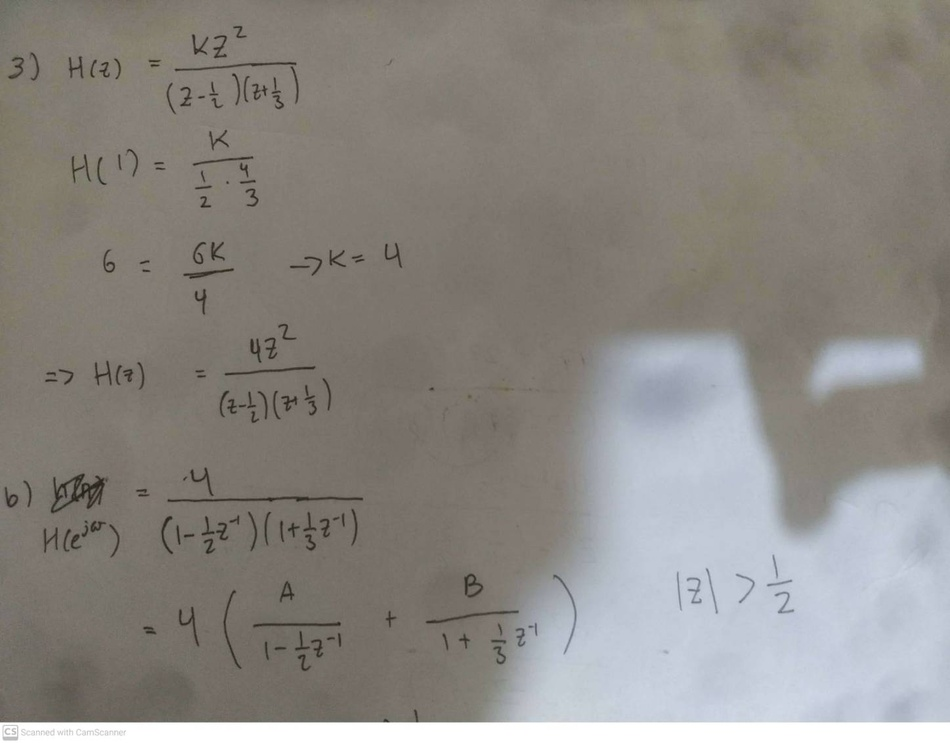
#> input picture img/296566.jpg, 950 x 743 px, shrunk from 1447 x 1132 before the run
$ jupyter execute Image_Preporcessing-Copy1.ipynb   (older library calls are emulated)
#> lines starting #> are read from the running program, lines starting #| are printed output that depends on the picture; after the words box and inside, x2 and y2 are one past the last pixel; in counts of white or black regions, pixels touching at a corner belong together
[cell 1]
import cv2
import numpy as np
import matplotlib.pyplot as plt
import PIL
from scipy.signal import savgol_filter
from os import getcwd, mkdir
from os.path import abspath
from time import time
print(abspath(""))
IMG_DIRPATH = "../../img/"

# Picture Plotting Utility Function

[cell 2]
def showPicture(pixels, isRGB, caption=""):
    if isRGB:
        fig = plt.figure()
        plt.axis("off")
        img_RGB = cv2.cvtColor(pixels, cv2.COLOR_BGR2RGB)
        fig.text(.5, 0.12, caption, ha = 'center',)
        plt.imshow(img_RGB)
        plt.show()
    else:
        fig = plt.figure()
        plt.axis("off")
        fig.text(.5, 0.12, caption, ha = 'center',)
        plt.imshow(pixels, cmap='gray', vmin=0, vmax=255)
        plt.show()

# Shadow Removal Class

[cell 3]
class ShadowRemoval():
  def __init__(self, img):
    self.img = img
    self.kernel = np.ones((7, 7), np.uint8)
    self.output = None

  def backgroudRemoval(self):
    fgbg = cv2.bgsegm.createBackgroundSubtractorMOG()
    self.output = fgbg.apply(self.img.pixels)

  def remove(self, iterations=1):
    rgb_planes = cv2.split(self.img.pixels)
    result_norm_planes = []
    for plane in rgb_planes:
        dilated_img = cv2.dilate(plane, np.ones((11,11), np.uint8))
        bg_img = cv2.medianBlur(dilated_img, 21)
        diff_img = 255 - cv2.absdiff(plane, bg_img)
        norm_img = cv2.normalize(diff_img,None, alpha=0, beta=255, norm_type=cv2.NORM_MINMAX, dtype=cv2.CV_8UC1)
        result_norm_planes.append(norm_img)
    shadowremov = cv2.merge(result_norm_planes)
    self.output = shadowremov


  def update(self):
    self.img.pixels = self.output

# Image Class

[cell 4]
class Image():
    def __init__(self, filename) -> None:
#> called with filename = '../../img/296566.jpg'
        self.pixels = cv2.imread(filename)
#> self.pixels is the input picture: shape (743, 950, 3); mean B, G, R 131.7, 136.5, 140.3
        self.backup = None

    def toGrayscale(self):
      self.pixels = cv2.cvtColor(self.pixels, cv2.COLOR_BGR2GRAY)
#> self.pixels: shape (743, 950)

    def invertColor(self, thresh):
      min = 0
      max = thresh
      ny, nx = np.shape(self.pixels)
      for i in range(ny):
        for j in range(nx):
          if min <= self.pixels[i][j] <= max:
            self.pixels[i][j] = 255
          else:
            self.pixels[i][j] = 0

    def accentPicture(self, iterations=1):
      self.pixels = cv2.erode(self.pixels, np.ones((7,7), np.uint8), iterations=iterations)

    def doBackup(self):
      self.backup = np.copy(self.pixels)

    def restart(self):
      self.pixels = np.copy(self.backup)

    # [6 lines left out: function show, not called in this run]

# Image preprocess
1. Remove Shadow

---

2. Convert to grayscale

---

3. Invert color (background will be black __(0)__ text will be white __(255)__)

[cell 5]
FILENAME = "296566.jpg"
try:
    mkdir(abspath("../../out/{}".format(FILENAME)))
except Exception as e:
    print(e)

[cell 6]
IMG_FILEPATH = IMG_DIRPATH + FILENAME

[cell 7]
# load image
img2 = Image(IMG_FILEPATH)
img2.toGrayscale()

[cell 8]
showPicture(img2.pixels, True)

[cell 9]
shr2 = ShadowRemoval(img2)
shr2.remove()
#> the loop in remove, `for plane in rgb_planes:` made 1 pass
#> pass 1, in remove, `diff_img = 255 - cv2.absdiff(plane, bg_img)`:
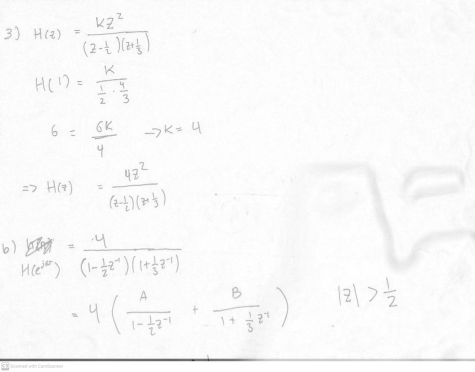
#> diff_img: shape (743, 950) (shown at 1/2 size); min 44, max 255, mean 249.1
#> after the loop in remove, `for plane in rgb_planes:`:
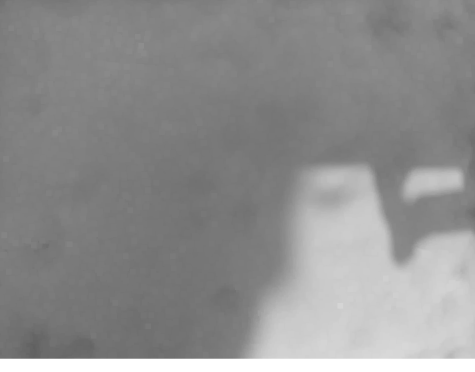
#> dilated_img: shape (743, 950) (shown at 1/2 size); min 95, max 255, mean 142.9
#> after the loop in remove, `for plane in rgb_planes:`: result_norm_planes = 1 item

[cell 10]
showPicture(shr2.output, True)

Hasil shadow removal

[cell 11]
shr2.update()
#img2.accentPicture()

[cell 12]
showPicture(img2.pixels, True)

[cell 13]
p = cv2.dilate(img2.pixels, np.ones((3,3), np.uint8), iterations=5)
# p = cv2.erode(p, np.ones((7,7), np.uint8), iterations=5)

[cell 14]
showPicture(p, True)

[cell 15]
diff_img = 255 - cv2.absdiff(img2.pixels, p)
norm_img = cv2.normalize(diff_img,None, alpha=0, beta=255, norm_type=cv2.NORM_MINMAX, dtype=cv2.CV_8UC1)

[cell 16]
showPicture(norm_img, True)

[cell 17]
q = np.copy(img2.pixels)

[cell 18]
# [6 lines of commented-out code are left out]

[cell 19]
showPicture(q, True)

[cell 20]
img2.pixels = q[:]

# Image pixels density graph

[cell 21]
import seaborn as sns
def plotDensity(img):
  x = img2.pixels.reshape(1, -1)[0]
  sns.set_style('whitegrid')
  plt.xlim(0, 255)
  X, Y = sns.kdeplot(x, bw=0.5, gridsize=500).get_lines()[0].get_data()
  return X, Y

[cell 22]
plotDensity(img2.pixels)
#> in plotDensity, `X, Y = sns.kdeplot(x, bw=0.5, gridsize=500).get_lines()[0].get_data()`: X = 500 values from -21.02 to 276; Y = 500 values, max 0.0505 at index 456, min 1.52e-09 at index 0, mean 0.00336
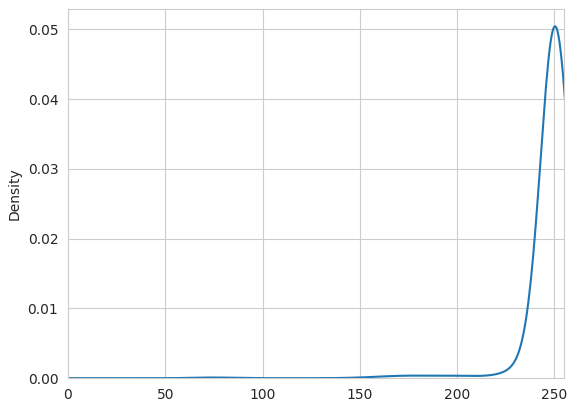
#> figure drawn by matplotlib, 1 panel; curve peaks at x = 250.4, y = 0.0505

# Image Thresholding

[cell 23]
def fromPixelsToHistogram(img):
    id = np.array([i for i in range(0, 256)])
    x = np.array([0 for i in range(0, 256)])
    Y = img.pixels.reshape(1, -1)[0] # change matrix into an array

    for pix_val in Y:
      x[pix_val] += 1
    window = 21
    order = 2

    x_smoothen = savgol_filter(x, window, order)
    x_smoothen[x_smoothen<0] = 0
    x_smoothen /= len(Y)
    return np.round(x_smoothen, 5)

def findPeak(x):
  # just find the maximum value between 0 - 200
  peak = [0, 0]
  for i in range(200):
    if peak[1] < x[i]:
      peak = [i, x[i]]

  return peak

def fromPeakToThreshold(X, realPeak, max_dist_percentage=0.1):
    def findValley():
      valley = 1
      for i in range(realPeak[0], 201):
        valley = min(valley, X[i])

      digit = 0
      mult = 1
      temp = valley * 1
      while temp < 1:
        temp *= 10
        mult *= 10
        digit += 1

      return valley, mult, digit

    i = realPeak[0]
    valley, mult, digit = findValley()

    thresh = 200 # if not found any valley, therefore always monotonic decrease, then the thresh value would be the biggest possible pixel value
    thresh_val = round(valley + (1 / mult), digit)
    for i in range(i + 1, 201):
      print(i, X[i])
      if X[i - 1] > X[i] and X[i + 1] > X[i]:

        if X[i] <= thresh_val:
          thresh = i

      last_value = X[i]
      i += 1


    return thresh

[cell 24]
X = fromPixelsToHistogram(img2)
#> the loop in fromPixelsToHistogram, `for pix_val in Y:` made 705850 passes
#> pix_val on passes 1 to 3: 247, 248, 251
#> after the loop in fromPixelsToHistogram, `for pix_val in Y:`: x = 256 values, max 137350 at index 251, min 0 at index 2, mean 2757.2
#> in fromPixelsToHistogram, `x_smoothen = savgol_filter(x, window, order)`: x_smoothen = 256 values, max 76505.4 at index 255, min -3514.5 at index 240, mean 2623.9
#> in fromPixelsToHistogram, `x_smoothen /= len(Y)`: x_smoothen = 256 values, max 0.108 at index 255, min 0 at index 11, mean 0.00376
#> X = 256 values, max 0.108 at index 255, min 0 at index 0, mean 0.00376

[cell 25]
peak = findPeak(X)
#> the loop in findPeak, `for i in range(200):` made 200 passes
#> peak on passes 58, 60, 63, 64, 66, 67, 68, 69: [57, 1e-05], [59, 2e-05], [62, 4e-05], [63, 5e-05], [65, 6e-05], [66, 7e-05], [67, 8e-05], [68, 0.0001]
#> peak = [173, 0.00042]

[cell 26]
peak
#> Out = [173, 0.00042]

[cell 27]
thresh = fromPeakToThreshold(X, peak)
#> in fromPeakToThreshold, `i = realPeak[0]`: i = 173
#> the loop in findValley, `for i in range(realPeak[0], 201):` made 28 passes
#> valley on passes 1 to 8: 0.00042, 0.00042, 0.00042, 0.0004, 0.00039, 0.00039, 0.00039, 0.00037
#> in findValley, `temp = valley * 1`: temp = 0.00031
#> the loop in findValley, `while temp < 1:` made 4 passes
#> (temp, mult) on passes 1 to 4: (0.0031, 10), (0.031, 100), (0.31, 1000), (3.1, 10000)
#> after the loop in findValley, `while temp < 1:`: digit = 4; mult = 10000; temp = 3.1
#> in fromPeakToThreshold, `valley, mult, digit = findValley()`: valley = 0.00031; mult = 10000; digit = 4
#> in fromPeakToThreshold, `thresh_val = round(valley + (1 / mult), digit)`: thresh_val = 0.0004
#> the loop in fromPeakToThreshold, `for i in range(i + 1, 201):` made 27 passes
#> (printed output is left out)
#> thresh = 194

[cell 28]
thresh
#> Out = 194

[cell 29]
thresh
#> Out = 194

[cell 30]
# run this to backup image
img2.doBackup()

[cell 31]
showPicture(img2.backup, True)

# Invert Image and Save Result

[cell 32]
start_time = time()
img2.invertColor(thresh)
#> after the loop in invertColor, `for i in range(ny):`:
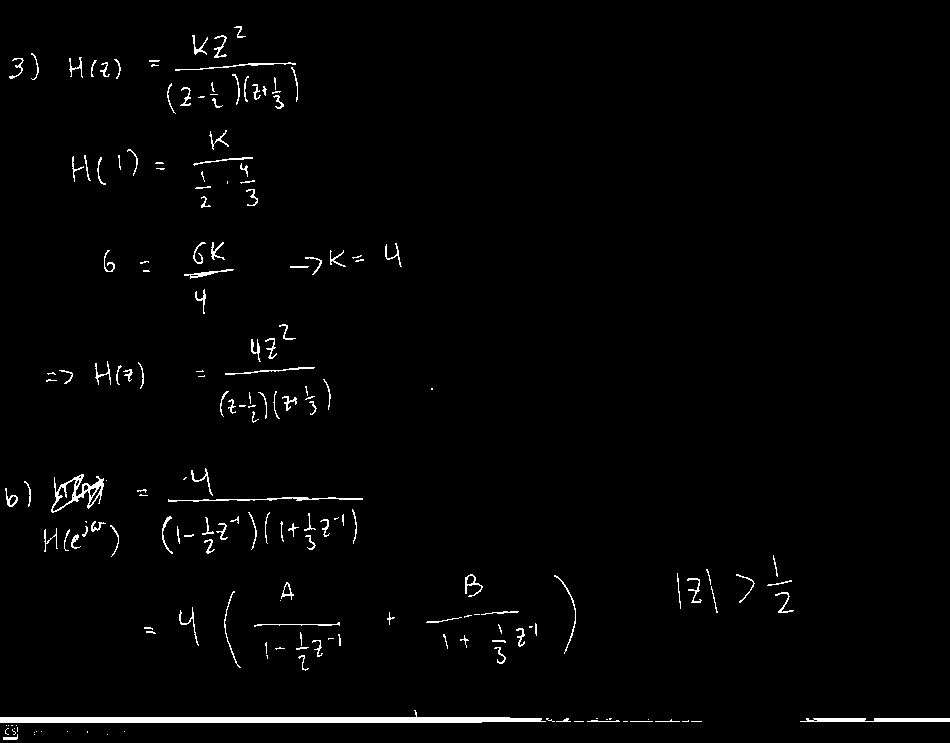
#> self.pixels: shape (743, 950); 1.7% white; 186 white regions (68 under 20 px), largest, box (x1, y1, x2, y2) and area: (0, 710, 546, 723) 3174, (51, 474, 104, 513) 600, (800, 718, 950, 722) 544
end_time = time()
print((end_time - start_time) * 1000, "ms")

[cell 33]
showPicture(img2.pixels, True)

[cell 34]
# save result in root/out
path = abspath("..\..\out\{}\/frame_out.png").format(FILENAME)
img_new = PIL.Image.fromarray(img2.pixels, mode="L")
img_new.save(path, mode="L")

[cell 35]
#img2.accentPicture()

[cell 36]
# save result in root/out
path = abspath("..\..\out\{}\/frame_out_accent.png").format(FILENAME)

img_new = PIL.Image.fromarray(img2.pixels, mode="L")
img_new.save(path, mode="L")

[cell 37]
# run this to restart images to last state
# img2.restart()

[cell 38]
showPicture(img2.pixels, True)

# Bounding Box
Bounding box is the the smallest rectangles that encapsulate an object (for our case is a number)
To find bounding box, first find all connected pixels, then from connected pixels store the minP and maxP. Then from there, we can construct the bounding box

Algorithm Complexity is:
Time : $O(NM * log(N_{object}))$
Space : $O(min(N, M) + N_{object})$

[cell 39]
class Node():
  def __init__(self, id : int, pos : list[list[int]]):
    self.root = None
    self.id   = id
    self.pos  = pos

  def getRoot(self) -> "Node":
    node = self
    while (node.root != None):
      node = node.root

    return node

  def getID(self) -> int:
    return self.getRoot().id

  def __eq__(self, __o: object) -> bool:
    # would run in O(N_OBJ) time
    if type(self) == type(__o):
      return self.getID() == __o.getID()

    else:
      return False

  def updateValue(self, new_value : list[int], fnc) -> None:
    root = self.getRoot()
    fnc(root.pos, new_value)

  @classmethod
  def resolvedNodeConflict(cls, roots: list["Node"], resolve_fnc) -> None:
    # nodes will have max length of 4, and getRoot would need log(N_OBJ)
    # therefore will run in log(N_OBJ) time
    newRootVal = resolve_fnc(roots)
    newID = roots[-1].id # random new ID

    newRoot = cls(newID, newRootVal)

    for root in roots:
      root.root = newRoot
      root.pos = None

    return newID

[cell 40]
class BoundingBox():
    def __init__(self, pixels):
        self.img = pixels
        self.objects = [] # list of shape
        self.result = np.copy(pixels)

    def find(self):
        # search object
        self.__searchObjects()
        # then create bounding box using data from self.objects
        self.__createBoudingBox()

    def resolveFunc(self, roots):
      ref = roots[0].pos
      for i in range(1, len(roots)):
        self.updateFunc(ref, roots[i].pos)

      return ref

    def updateFunc(self, obj, new_loc : list[list[object]]):
      # In place change the object data
      if len(new_loc) == 1:
          new_loc_i1, new_loc_j1 = new_loc[0]
          new_loc_i2 = new_loc_i1
          new_loc_j2 = new_loc_j1
      else:
          [new_loc_i1, new_loc_j1], [new_loc_i2, new_loc_j2] = new_loc

      [min_i, min_j], [max_i, max_j] = obj

      obj[0][0] = min(new_loc_i1, min_i)
      obj[0][1] = min(new_loc_j1, min_j)
      obj[1][0] = max(new_loc_i2, max_i)
      obj[1][1] = max(new_loc_j2, max_j)

    def __updateObject(self, member_id : int, *new_loc : tuple[int]):
        obj_node : Node = self.objects[member_id - 1]
        obj_node.updateValue([new_loc], self.updateFunc)

    def __resolvedConflict(self, roots : list[Node]):
      return Node.resolvedNodeConflict(roots, self.resolveFunc)

    def __createObject(self, *location):
        location = list(location)
        new_node = Node(len(self.objects) + 1, [location, location[:]])
        self.objects.append(new_node)
        return new_node.id

    def __searchObjects(self):
        n_i, n_j = np.shape(self.img)
        # upper stram and box consist of member_id of each pixels. Member_id indicate which object this pixels belong to
        # upper_stream holds data for all pixels on the upper side of current pixel
        # box holds data for pixel on the left of current pixel
        # the smallest id is 1, 0 -> no member
        upper_stream = [0 for i in range(n_j)]
        box = 0
        # scan each pixels, going from upper left to lower right
        for i in range(n_i):
          for j in range(n_j):
            if self.img[i][j] == 0:
              if box != 0:
                upper_stream[j - 1] = box
                box = 0
              continue
            # because going from upper left to lower right, only need to check pixel from upper and left
            conflict = False
            dict = {box : True} if box != 0 else {}

            # check upper if exist
            if i - 1 >= 0:
              for k in range(j - 1, j + 2):
                if k < n_j and self.img[i - 1][k] != 0:
                    if dict.get(upper_stream[k], False) == True:
                      continue
                    if len(dict) == 0:
                      dict[upper_stream[k]] = True

                    # Check for conflict
                    elif len(dict) == 1:
                      roots = []
                      id1 = list(dict.keys())[0]
                      id2 = upper_stream[k]

                      root1 = self.objects[id1 - 1].getRoot()
                      root2 = self.objects[id2 - 1].getRoot()
                      if (root1 != root2):
                        conflict = True
                        roots.append(root1)
                        roots.append(root2)
                        dict[upper_stream[k]] = True

                    elif len(dict) > 1:
                      id3 = upper_stream[k]
                      root3 = self.objects[id3 - 1].getRoot()
                      for root in roots:
                        if (root != root3):
                          roots.append(root3)
                          dict[upper_stream[k]] = True

            if len(dict) == 0:
                # create new object
                member_id = self.__createObject(i, j)
            else:
              if not conflict:
                  # determine member id
                  member_id = list(dict.keys())[0]
                  # update object
                  self.__updateObject(member_id, i, j)
              else:
                  # resolved conflict, connected object can't have more than one member_id
                  member_id = self.__resolvedConflict(roots)

            # update upper stream value and box
            if box == 0:
                box = member_id

            elif box != 0:
                upper_stream[j - 1] = box
                box = member_id

    def getObject(self):
      dict = {}
      for i in range(len(self.objects)):
        root = self.objects[i].getRoot()
        if dict.get(root.id, None) != None:
          continue
        dict[root.id] = root.pos
      return list(dict.values())


    def __createBoudingBox(self):
        shapes = self.getObject()
        for shape in shapes:
            [min_i, min_j], [max_i, max_j] = shape

            for i in range(min_i, max_i + 1):
              self.result[i][min_j] = 255
              self.result[i][max_j] = 255

            for j in range(min_j, max_j + 1):
              self.result[min_i][j] = 255
              self.result[max_i][j] = 255


# [8 lines left out: function createTestImg, not called in this run]

[cell 41]
bbox = BoundingBox(img2.pixels)

[cell 42]
start_time = time()
bbox.find()
#> after the loop in __createBoudingBox, `for shape in shapes:`:
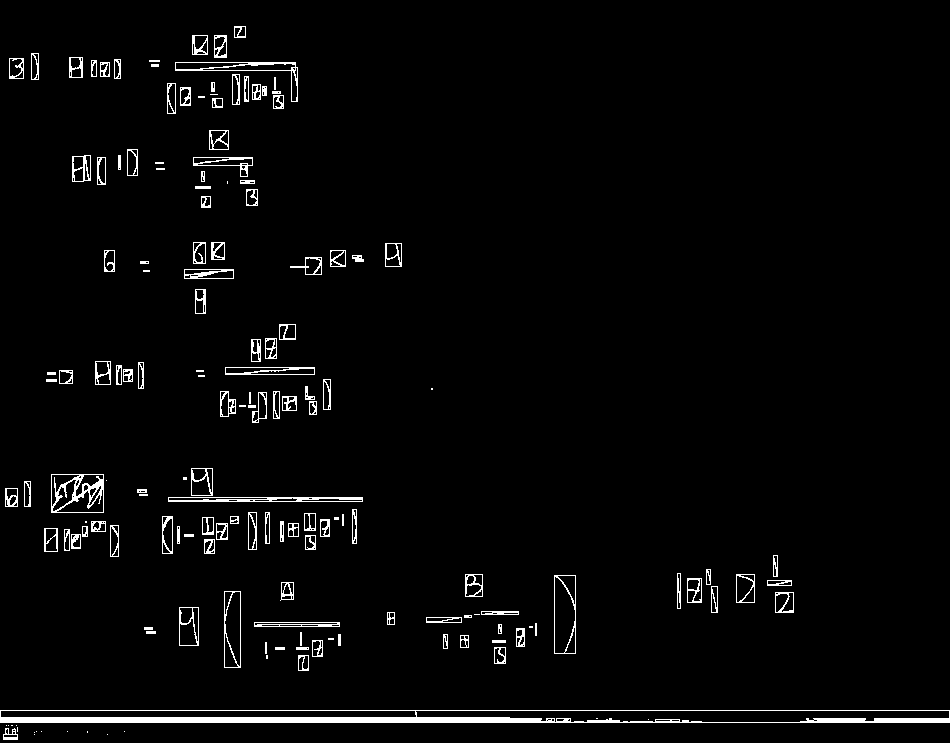
#> self.result: shape (743, 950); 2.8% white; 162 white regions (34 under 20 px), largest, box (x1, y1, x2, y2) and area: (0, 710, 950, 723) 5410, (51, 474, 104, 513) 765, (168, 497, 363, 502) 683
end_time = time()
print((end_time - start_time) * 1000, "ms")

[cell 43]
s = bbox.getObject()
